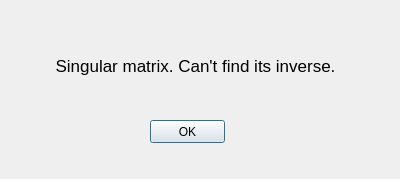
<?xml version="1.0" encoding="UTF-8"?>
<ui version="4.0">
 <class>SingularMatrixDialog</class>
 <widget class="QDialog" name="SingularMatrixDialog">
  <property name="geometry">
   <rect>
    <x>0</x>
    <y>0</y>
    <width>400</width>
    <height>179</height>
   </rect>
  </property>
  <property name="windowTitle">
   <string>Dialog</string>
  </property>
  <widget class="QLabel" name="label">
   <property name="geometry">
    <rect>
     <x>50</x>
     <y>40</y>
     <width>291</width>
     <height>51</height>
    </rect>
   </property>
   <property name="font">
    <font>
     <pointsize>13</pointsize>
    </font>
   </property>
   <property name="text">
    <string>Singular matrix. Can't find its inverse.</string>
   </property>
   <property name="alignment">
    <set>Qt::AlignCenter</set>
   </property>
  </widget>
  <widget class="QPushButton" name="pushButton">
   <property name="geometry">
    <rect>
     <x>150</x>
     <y>120</y>
     <width>75</width>
     <height>23</height>
    </rect>
   </property>
   <property name="text">
    <string>OK</string>
   </property>
  </widget>
 </widget>
 <resources/>
 <connections/>
</ui>
